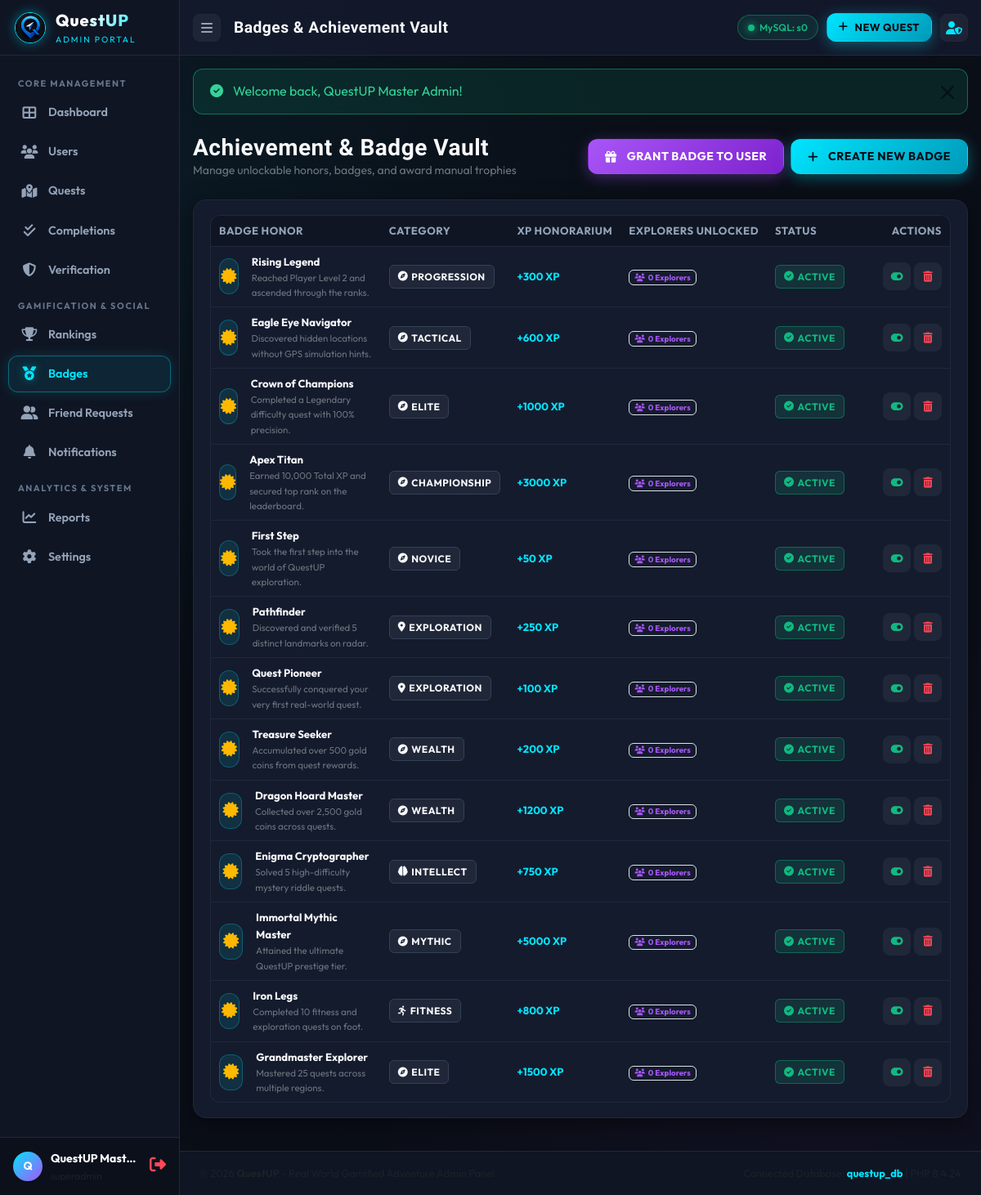
/backend/questup_admin/pages/badges.php (signed in), run on the app's committed database.
### tables this page shows
CREATE TABLE IF NOT EXISTS `badges` (
  `id` VARCHAR(64) NOT NULL,
  `name` VARCHAR(120) NOT NULL,
  `description` TEXT NOT NULL,
  `icon` VARCHAR(100) DEFAULT 'military_tech',
  `category` VARCHAR(50) DEFAULT 'exploration',
  `xp_bonus` INT DEFAULT 100,
  `is_active` TINYINT(1) DEFAULT 1,
  `created_at` DATETIME DEFAULT CURRENT_TIMESTAMP,
  PRIMARY KEY (`id`)
);

### backend/questup_admin/pages/badges.php (the view, shortened to what this page needs)
<?php
require_once __DIR__ . '/../includes/header.php';
require_once __DIR__ . '/../includes/sidebar.php';
require_once __DIR__ . '/../includes/navbar.php';
$db = db();
$stmt = $db->query("
    SELECT b.*,
           (SELECT COUNT(*) FROM user_badges WHERE badge_id = b.id) as unlocked_count
    FROM badges b
    ORDER BY b.created_at ASC
");
$badges = $stmt->fetchAll();
?>
<div class="d-flex justify-content-between align-items-center mb-4">
    <div>
        <h2 class="display-font fs-3 mb-0">Achievement & Badge Vault</h2>
        <p class="text-secondary small mb-0">Manage unlockable honors, badges, and award manual trophies</p>
    </div>
    <div class="d-flex gap-2">
        <button type="button" class="btn btn-gaming btn-gaming-purple" data-bs-toggle="modal" data-bs-target="#assignBadgeModal">
            <i class="fas fa-gift me-1"></i> Grant Badge to User
        </button>
        <button type="button" class="btn btn-gaming btn-gaming-cyan" data-bs-toggle="modal" data-bs-target="#addBadgeModal">
            <i class="fas fa-plus me-1"></i> Create New Badge
        </button>
    </div>
</div>
<div class="glass-card mb-4">
    <div class="table-responsive">
        <table class="table-custom">
            <thead>
                <tr>
                    <th>Badge Honor</th>
                    <th>Category</th>
                    <th>XP Honorarium</th>
                    <th>Explorers Unlocked</th>
                    <th>Status</th>
                    <th class="text-end table-actions-cell">Actions</th>
                </tr>
            </thead>
            <tbody>
                <?php if (empty($badges)): ?>
                    <tr>
                        <td colspan="6" class="text-center py-5 text-muted">
                            <i class="fas fa-medal fs-2 mb-2 d-block opacity-50"></i>
                            No badges in catalog. Click "Create New Badge" to add one.
                        </td>
                    </tr>
                <?php else: ?>
                    <?php foreach ($badges as $b): ?>
                        <tr>
                            <td>
                                <div class="d-flex align-items-center gap-3">
                                    <div class="kpi-icon-box gold" style="width: 44px; height: 44px; font-size: 1.2rem;">
                                        <i class="fas fa-certificate text-gold"></i>
                                    </div>
                                    <div>
                                        <div class="fw-bold text-light"><?= e($b['name']) ?></div>
                                        <div class="small text-secondary"><?= e($b['description']) ?></div>
                                    </div>
                                </div>
                            </td>
                            <td><?= get_category_badge($b['category'] ?? 'exploration') ?></td>
                            <td>
                                <span class="text-cyan fw-bold">+<?= (int)$b['xp_bonus'] ?> XP</span>
                            </td>
                            <td>
                                <span class="badge bg-purple bg-opacity-25 text-purple border border-purple border-opacity-25">
                                    <i class="fas fa-users me-1"></i><?= (int)$b['unlocked_count'] ?> Explorers
                                </span>
                            </td>
                            <td><?= get_status_badge((int)$b['is_active']) ?></td>
                            <td class="text-end table-actions-cell">
                                <div class="d-inline-flex gap-1 justify-content-end">
                                    <form method="POST" action="../actions/badge_actions.php" class="d-inline">
                                        <button type="submit" class="btn-action-icon" title="<?= (int)$b['is_active'] === 1 ? 'Deactivate' : 'Activate' ?>">
                                            <i class="fas <?= (int)$b['is_active'] === 1 ? 'fa-toggle-on text-success' : 'fa-toggle-off text-muted' ?>"></i>
                                        </button>
                                    </form>
                                    <form method="POST" action="../actions/badge_actions.php" class="d-inline" onsubmit="return confirm('Delete badge <?= e($b['name']) ?>?');">
                                        <button type="submit" class="btn-action-icon text-danger" title="Delete Badge">
                                            <i class="fas fa-trash-alt"></i>
                                        </button>
                                    </form>
                                </div>
                            </td>
                        </tr>
                    <?php endforeach; ?>
                <?php endif; ?>
            </tbody>
        </table>
    </div>
</div>
<?php require_once __DIR__ . '/../includes/footer.php'; ?>

### backend/questup_admin/includes/functions.php (shortened to what this page needs)
<?php
function e(?string $value): string {
    return htmlspecialchars((string)($value ?? ''), ENT_QUOTES, 'UTF-8');
}
function get_flash(): array {
    $messages = $_SESSION['flash_messages'] ?? [];
    return $messages;
}
function render_flash(): string {
    $messages = get_flash();
    $html = '<div class="flash-messages-container">';
    foreach ($messages as $msg) {
        $type = e($msg['type']);
        $icon = match ($type) {
            'success' => '<i class="fas fa-check-circle"></i>',
            'danger', 'error' => '<i class="fas fa-exclamation-triangle"></i>',
            'warning' => '<i class="fas fa-exclamation-circle"></i>',
            default => '<i class="fas fa-info-circle"></i>',
        };
        $alertClass = ($type === 'error') ? 'danger' : $type;
        $html .= sprintf(
            '<div class="alert alert-%s alert-dismissible fade show glow-border" role="alert">
                <span class="alert-icon">%s</span>
                <span class="alert-text">%s</span>
                <button type="button" class="btn-close" data-bs-dismiss="alert" aria-label="Close"></button>
            </div>',
            $alertClass,
            $icon,
            e($msg['message'])
        );
    }
    $html .= '</div>';
    return $html;
}
function get_category_badge(string $category): string {
    $cat = strtolower($category);
    $icon = match ($cat) {
        'exploration', 'location' => 'fa-map-marker-alt',
        'fitness', 'movement' => 'fa-running',
        'creativity', 'drawing' => 'fa-paint-brush',
        'intellect', 'writing', 'riddle' => 'fa-brain',
        'social' => 'fa-users',
        'qr', 'scan' => 'fa-qrcode',
        default => 'fa-compass',
    };
    return sprintf('<span class="custom-badge badge-category"><i class="fas %s me-1"></i>%s</span>', $icon, ucfirst($cat));
}
function get_status_badge(string|int $status): string {
    if (is_numeric($status)) {
        return ((int)$status === 1)
            ? '<span class="custom-badge badge-status-active"><i class="fas fa-check-circle me-1"></i>Active</span>'
            : '<span class="custom-badge badge-status-inactive"><i class="fas fa-ban me-1"></i>Inactive</span>';
    }
    $st = strtolower((string)$status);
    return match ($st) {
        'verified', 'approved', 'active' => '<span class="custom-badge badge-status-active"><i class="fas fa-check-circle me-1"></i>' . ucfirst($st) . '</span>',
        'pending' => '<span class="custom-badge badge-status-pending"><i class="fas fa-clock me-1"></i>Pending</span>',
        'review' => '<span class="custom-badge badge-status-review"><i class="fas fa-eye me-1"></i>Review</span>',
        'rejected', 'disabled', 'inactive', 'banned' => '<span class="custom-badge badge-status-inactive"><i class="fas fa-times-circle me-1"></i>' . ucfirst($st) . '</span>',
        default => '<span class="custom-badge badge-secondary">' . e($st) . '</span>',
    };
}

### data on the page
badges: name "Rising Legend", description "Reached Player Level 2 and ascended through the ranks.", category "PROGRESSION", xp_bonus "300", unlocked_count "0", is_active 1 (drawn)
badges: name "Eagle Eye Navigator", description "Discovered hidden locations without GPS simulation hints.", category "TACTICAL", xp_bonus "600", unlocked_count "0", is_active 1 (drawn)
badges: name "Crown of Champions", description "Completed a Legendary difficulty quest with 100% precision.", category "ELITE", xp_bonus "1000", unlocked_count "0", is_active 1 (drawn)
badges: name "Apex Titan", description "Earned 10,000 Total XP and secured top rank on the leaderboard.", category "CHAMPIONSHIP", xp_bonus "3000", unlocked_count "0", is_active 1 (drawn)
badges: name "First Step", description "Took the first step into the world of QuestUP exploration.", category "NOVICE", xp_bonus "50", unlocked_count "0", is_active 1 (drawn)
badges: name "Pathfinder", description "Discovered and verified 5 distinct landmarks on radar.", category "EXPLORATION", xp_bonus "250", unlocked_count "0", is_active 1 (drawn)
badges: name "Quest Pioneer", description "Successfully conquered your very first real-world quest.", category "EXPLORATION", xp_bonus "100", unlocked_count "0", is_active 1 (drawn)
badges: name "Treasure Seeker", description "Accumulated over 500 gold coins from quest rewards.", category "WEALTH", xp_bonus "200", unlocked_count "0", is_active 1 (drawn)
badges: name "Dragon Hoard Master", description "Collected over 2,500 gold coins across quests.", category "WEALTH", xp_bonus "1200", unlocked_count "0", is_active 1 (drawn)
badges: name "Enigma Cryptographer", description "Solved 5 high-difficulty mystery riddle quests.", category "INTELLECT", xp_bonus "750", unlocked_count "0", is_active 1 (drawn)
badges: name "Immortal Mythic Master", description "Attained the ultimate QuestUP prestige tier.", category "MYTHIC", xp_bonus "5000", unlocked_count "0", is_active 1 (drawn)
badges: name "Iron Legs", description "Completed 10 fitness and exploration quests on foot.", category "FITNESS", xp_bonus "800", unlocked_count "0", is_active 1 (drawn)
badges: name "Grandmaster Explorer", description "Mastered 25 quests across multiple regions.", category "ELITE", xp_bonus "1500", unlocked_count "0", is_active 1 (drawn)

### other printed values
substr($currentAdmin['full_name'] ?? 'A', 0, 1) "Q"
$currentAdmin['full_name'] "QuestUP Mast…"
$pageTitle "Badges & Achievement Vault"
$dbHealth['database'] "s0"
$msg['message'] "Welcome back, QuestUP Master Admin!"
